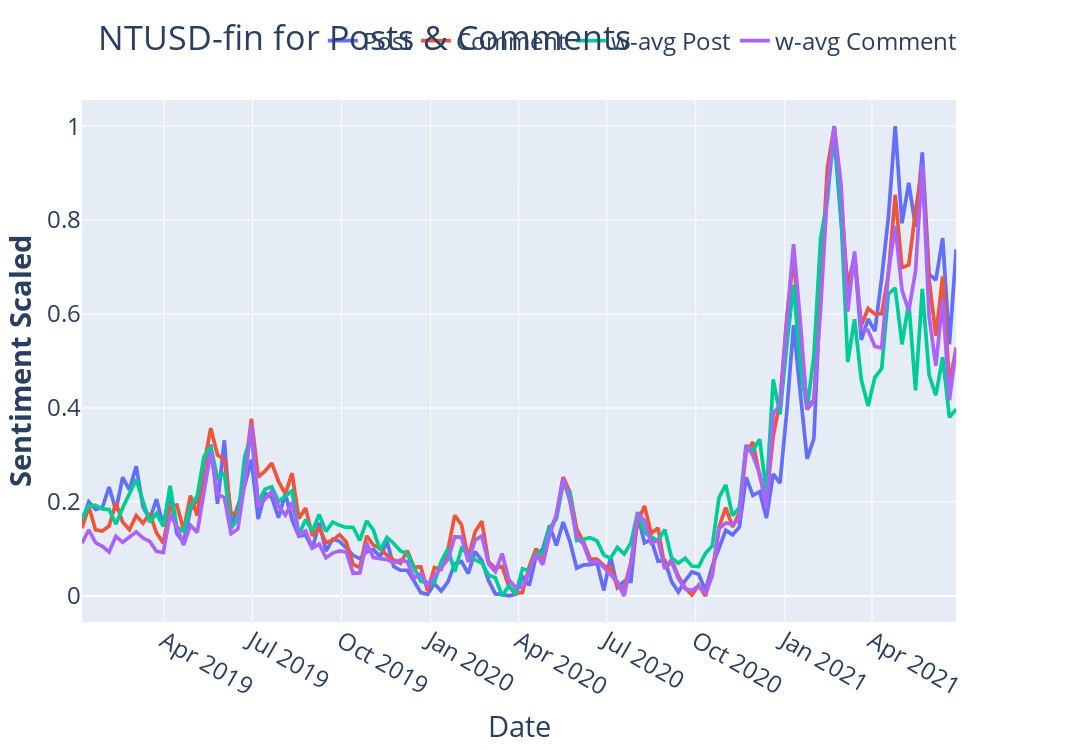

Notebook source saved alongside this figure:
### Markdown cell above
## NTUSD all signals

### Code cell
from sklearn.preprocessing import MinMaxScaler
scl=MinMaxScaler()
resample_period='w'
sent=bs
sent2=bc
sent=sent.resample(resample_period).sum().head(-1)
sent2=sent2.resample(resample_period).sum().head(-1)
sdmin=datetime.strftime(sent.index.min(),'%Y-%m-%d')
sdmax=datetime.strftime(sent.index.max(),'%Y-%m-%d')
btc=btc_raw[sdmin:sdmax].close.resample(resample_period).mean()#.head(-1)
a=sent[['sent_ntusd','sent_ntusd_wavg']].rename(columns={'sent_ntusd':'ntusd_post','sent_ntusd_wavg':'ntusd_post_wavg'})
b=sent2[['sent_ntusd','sent_ntusd_wavg']].rename(columns={'sent_ntusd':'ntusd_comment','sent_ntusd_wavg':'ntusd_comment_wavg'})
c=pd.concat([a,b],axis=1)
d=pd.DataFrame(scl.fit_transform(c),columns=c.columns,index=c.index)

# Create figure with secondary y-axis
fig = make_subplots(specs=[[{"secondary_y": True}]])



# Add traces
fig.add_trace(
    go.Scatter(x=d.index, y=d.ntusd_post, name=f"Post"),
    secondary_y=False,
)

fig.add_trace(
    go.Scatter(x=d.index, y=d.ntusd_comment, name="Comment"),
    secondary_y=False,
)

# Add traces
fig.add_trace(
    go.Scatter(x=d.index, y=d.ntusd_post_wavg, name=f"w-avg Post"),
    secondary_y=False,
)

fig.add_trace(
    go.Scatter(x=d.index, y=d.ntusd_comment_wavg, name="w-avg Comment"),
    secondary_y=False,
)



# Add figure title
fig.update_layout(
    title_text=f"NTUSD-fin for Posts & Comments"
)
# Set x-axis title
fig.update_xaxes(title_text="Date")
# Set y-axes titles
fig.update_yaxes(title_text="<b>Sentiment Scaled</b>", secondary_y=False)
fig.update_yaxes(title_text=f"<b>Bitcoin Price USD $ </b>", secondary_y=True)

fig.update_layout(
    #title="Top 3 Subreddit Post Trend - Weekly",
    title_x = .09,
    xaxis_title="Date",
    #yaxis_title="Number of Posts",
    width=1500, height=750,
    font=dict(
        #family="Courier New, monospace",
        size=24,
        #color="RebeccaPurple"
    )
)

fig.update_layout(legend=dict(
    title='',
    orientation="h",
    yanchor="bottom",
    y=1.07,
    xanchor="right",
    x=0.945
    )
    )
fig.update_traces(line=dict( width=3.7))
fig.show()

### Figure 1 — Plotly figure (JSON) as saved in the notebook; plotly's stock layout.template omitted (floating-point values rounded to 4 significant figures; data arrays with more than 128 entries replaced by an {"elided": "..."} marker saying what was removed)
{"data": [{"line": {"width": 3.7}, "name": "Post", "type": "scatter", "x": {"elided": "130 str values"}, "xaxis": "x", "y": {"elided": "130 float values"}, "yaxis": "y"}, {"line": {"width": 3.7}, "name": "Comment", "type": "scatter", "x": {"elided": "130 str values"}, "xaxis": "x", "y": {"elided": "130 float values"}, "yaxis": "y"}, {"line": {"width": 3.7}, "name": "w-avg Post", "type": "scatter", "x": {"elided": "130 str values"}, "xaxis": "x", "y": {"elided": "130 float values"}, "yaxis": "y"}, {"line": {"width": 3.7}, "name": "w-avg Comment", "type": "scatter", "x": {"elided": "130 str values"}, "xaxis": "x", "y": {"elided": "130 float values"}, "yaxis": "y"}], "layout": {"font": {"size": 24}, "height": 750, "legend": {"orientation": "h", "title": {"text": ""}, "x": 0.945, "xanchor": "right", "y": 1.07, "yanchor": "bottom"}, "title": {"text": "NTUSD-fin for Posts & Comments", "x": 0.09}, "width": 1500, "xaxis": {"anchor": "y", "domain": [0, 0.94], "title": {"text": "Date"}}, "yaxis": {"anchor": "x", "domain": [0, 1], "title": {"text": "<b>Sentiment Scaled</b>"}}, "yaxis2": {"anchor": "x", "overlaying": "y", "side": "right", "title": {"text": "<b>Bitcoin Price USD $ </b>"}}}}
